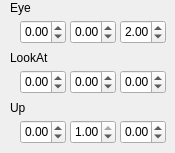
     <widget class="QWidget" name="camera">
      <property name="toolTip">
       <string>Perspectiva</string>
      </property>
      <attribute name="title">
       <string>Camera</string>
      </attribute>
      <widget class="QDoubleSpinBox" name="doubleSpinBox_5">
       <property name="geometry">
        <rect>
         <x>20</x>
         <y>20</y>
         <width>46</width>
         <height>24</height>
        </rect>
       </property>
       <property name="minimum">
        <double>-5.000000000000000</double>
       </property>
       <property name="maximum">
        <double>5.000000000000000</double>
       </property>
       <property name="singleStep">
        <double>0.500000000000000</double>
       </property>
      </widget>
      <widget class="QDoubleSpinBox" name="doubleSpinBox_8">
       <property name="geometry">
        <rect>
         <x>70</x>
         <y>120</y>
         <width>46</width>
         <height>24</height>
        </rect>
       </property>
       <property name="minimum">
        <double>-1.000000000000000</double>
       </property>
       <property name="maximum">
        <double>1.000000000000000</double>
       </property>
       <property name="singleStep">
        <double>2.000000000000000</double>
       </property>
       <property name="value">
        <double>1.000000000000000</double>
       </property>
      </widget>
      <widget class="QDoubleSpinBox" name="doubleSpinBox_9">
       <property name="geometry">
        <rect>
         <x>120</x>
         <y>120</y>
         <width>46</width>
         <height>24</height>
        </rect>
       </property>
       <property name="minimum">
        <double>-5.000000000000000</double>
       </property>
       <property name="maximum">
        <double>5.000000000000000</double>
       </property>
       <property name="singleStep">
        <double>0.500000000000000</double>
       </property>
      </widget>
      <widget class="QDoubleSpinBox" name="doubleSpinBox_3">
       <property name="geometry">
        <rect>
         <x>20</x>
         <y>70</y>
         <width>46</width>
         <height>24</height>
        </rect>
       </property>
       <property name="minimum">
        <double>-5.000000000000000</double>
       </property>
       <property name="maximum">
        <double>5.000000000000000</double>
       </property>
       <property name="singleStep">
        <double>0.500000000000000</double>
       </property>
      </widget>
      <widget class="QDoubleSpinBox" name="doubleSpinBox_2">
       <property name="geometry">
        <rect>
         <x>120</x>
         <y>70</y>
         <width>46</width>
         <height>24</height>
        </rect>
       </property>
       <property name="minimum">
        <double>-5.000000000000000</double>
       </property>
       <property name="maximum">
        <double>5.000000000000000</double>
       </property>
       <property name="singleStep">
        <double>0.500000000000000</double>
       </property>
       <property name="value">
        <double>0.000000000000000</double>
       </property>
      </widget>
      <widget class="QDoubleSpinBox" name="doubleSpinBox_7">
       <property name="geometry">
        <rect>
         <x>120</x>
         <y>20</y>
         <width>46</width>
         <height>24</height>
        </rect>
       </property>
       <property name="minimum">
        <double>-10.000000000000000</double>
       </property>
       <property name="maximum">
        <double>10.000000000000000</double>
       </property>
       <property name="singleStep">
        <double>0.500000000000000</double>
       </property>
       <property name="value">
        <double>2.000000000000000</double>
       </property>
      </widget>
      <widget class="QDoubleSpinBox" name="doubleSpinBox_6">
       <property name="geometry">
        <rect>
         <x>70</x>
         <y>20</y>
         <width>46</width>
         <height>24</height>
        </rect>
       </property>
       <property name="minimum">
        <double>-5.000000000000000</double>
       </property>
       <property name="maximum">
        <double>5.000000000000000</double>
       </property>
       <property name="singleStep">
        <double>0.500000000000000</double>
       </property>
      </widget>
      <widget class="QDoubleSpinBox" name="doubleSpinBox">
       <property name="geometry">
        <rect>
         <x>70</x>
         <y>70</y>
         <width>46</width>
         <height>24</height>
        </rect>
       </property>
       <property name="minimum">
        <double>-5.000000000000000</double>
       </property>
       <property name="maximum">
        <double>5.000000000000000</double>
       </property>
       <property name="singleStep">
        <double>0.500000000000000</double>
       </property>
      </widget>
      <widget class="QDoubleSpinBox" name="doubleSpinBox_4">
       <property name="geometry">
        <rect>
         <x>20</x>
         <y>120</y>
         <width>46</width>
         <height>24</height>
        </rect>
       </property>
       <property name="minimum">
        <double>-5.000000000000000</double>
       </property>
       <property name="maximum">
        <double>5.000000000000000</double>
       </property>
       <property name="singleStep">
        <double>0.500000000000000</double>
       </property>
      </widget>
      <widget class="QLabel" name="label_5">
       <property name="geometry">
        <rect>
         <x>10</x>
         <y>100</y>
         <width>41</width>
         <height>16</height>
        </rect>
       </property>
       <property name="text">
        <string>Up</string>
       </property>
      </widget>
      <widget class="QLabel" name="label_2">
       <property name="geometry">
        <rect>
         <x>10</x>
         <y>0</y>
         <width>41</width>
         <height>16</height>
        </rect>
       </property>
       <property name="text">
        <string>Eye</string>
       </property>
      </widget>
      <widget class="QLabel" name="label_6">
       <property name="geometry">
        <rect>
         <x>10</x>
         <y>50</y>
         <width>51</width>
         <height>16</height>
        </rect>
       </property>
       <property name="text">
        <string>LookAt</string>
       </property>
      </widget>
     </widget>
